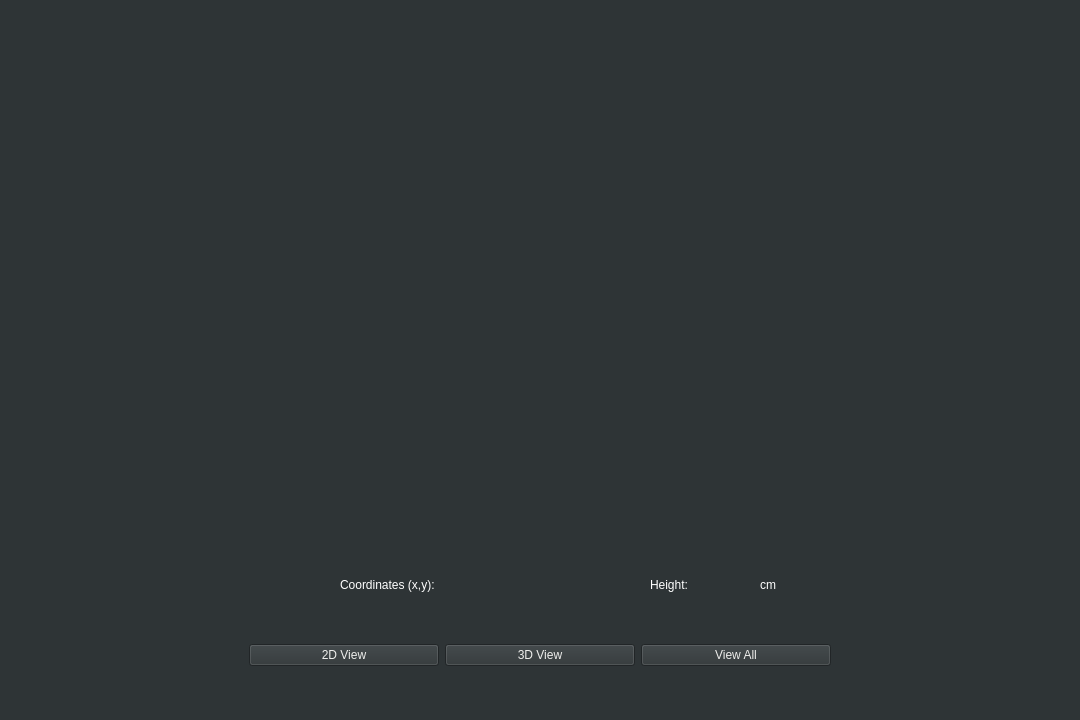
<?xml version="1.0" encoding="UTF-8"?>
<ui version="4.0">
 <class>MainWindow</class>
 <widget class="QMainWindow" name="MainWindow">
  <property name="geometry">
   <rect>
    <x>0</x>
    <y>0</y>
    <width>1080</width>
    <height>720</height>
   </rect>
  </property>
  <property name="windowTitle">
   <string>MainWindow</string>
  </property>
  <property name="styleSheet">
   <string notr="true">background-color: rgb(46, 52, 54);</string>
  </property>
  <widget class="QWidget" name="centralwidget">
   <widget class="QFrame" name="frame">
    <property name="geometry">
     <rect>
      <x>40</x>
      <y>630</y>
      <width>1000</width>
      <height>50</height>
     </rect>
    </property>
    <property name="frameShape">
     <enum>QFrame::NoFrame</enum>
    </property>
    <property name="frameShadow">
     <enum>QFrame::Raised</enum>
    </property>
    <layout class="QHBoxLayout" name="horizontalLayout">
     <item>
      <spacer name="horizontalSpacer">
       <property name="orientation">
        <enum>Qt::Horizontal</enum>
       </property>
       <property name="sizeType">
        <enum>QSizePolicy::Maximum</enum>
       </property>
       <property name="sizeHint" stdset="0">
        <size>
         <width>200</width>
         <height>20</height>
        </size>
       </property>
      </spacer>
     </item>
     <item>
      <widget class="QPushButton" name="button2d">
       <property name="styleSheet">
        <string notr="true">color: rgb(238, 238, 236);</string>
       </property>
       <property name="text">
        <string>2D View</string>
       </property>
      </widget>
     </item>
     <item>
      <widget class="QPushButton" name="button3d">
       <property name="styleSheet">
        <string notr="true">color: rgb(238, 238, 236);</string>
       </property>
       <property name="text">
        <string>3D View</string>
       </property>
      </widget>
     </item>
     <item>
      <widget class="QPushButton" name="button23d">
       <property name="styleSheet">
        <string notr="true">color: rgb(238, 238, 236);</string>
       </property>
       <property name="text">
        <string>View All</string>
       </property>
      </widget>
     </item>
     <item>
      <spacer name="horizontalSpacer_2">
       <property name="orientation">
        <enum>Qt::Horizontal</enum>
       </property>
       <property name="sizeType">
        <enum>QSizePolicy::Maximum</enum>
       </property>
       <property name="sizeHint" stdset="0">
        <size>
         <width>200</width>
         <height>20</height>
        </size>
       </property>
      </spacer>
     </item>
    </layout>
   </widget>
   <widget class="QFrame" name="frame_2">
    <property name="geometry">
     <rect>
      <x>40</x>
      <y>560</y>
      <width>1000</width>
      <height>50</height>
     </rect>
    </property>
    <property name="frameShape">
     <enum>QFrame::NoFrame</enum>
    </property>
    <property name="frameShadow">
     <enum>QFrame::Raised</enum>
    </property>
    <widget class="QLabel" name="label_3">
     <property name="geometry">
      <rect>
       <x>720</x>
       <y>10</y>
       <width>30</width>
       <height>30</height>
      </rect>
     </property>
     <property name="styleSheet">
      <string notr="true">font: 10pt &quot;Bookman Old Style&quot;;
color: rgb(255, 255, 255);</string>
     </property>
     <property name="text">
      <string>cm</string>
     </property>
    </widget>
    <widget class="QLabel" name="label1_img">
     <property name="geometry">
      <rect>
       <x>260</x>
       <y>10</y>
       <width>30</width>
       <height>30</height>
      </rect>
     </property>
     <property name="text">
      <string/>
     </property>
    </widget>
    <widget class="QLabel" name="label2_img">
     <property name="geometry">
      <rect>
       <x>570</x>
       <y>10</y>
       <width>30</width>
       <height>30</height>
      </rect>
     </property>
     <property name="text">
      <string/>
     </property>
    </widget>
    <widget class="QLabel" name="label1">
     <property name="geometry">
      <rect>
       <x>300</x>
       <y>10</y>
       <width>141</width>
       <height>30</height>
      </rect>
     </property>
     <property name="styleSheet">
      <string notr="true">color: rgb(255, 255, 255);</string>
     </property>
     <property name="text">
      <string>Coordinates (x,y):</string>
     </property>
    </widget>
    <widget class="QLabel" name="label2">
     <property name="geometry">
      <rect>
       <x>610</x>
       <y>10</y>
       <width>110</width>
       <height>30</height>
      </rect>
     </property>
     <property name="styleSheet">
      <string notr="true">color: rgb(255, 255, 255);</string>
     </property>
     <property name="text">
      <string>Height:</string>
     </property>
    </widget>
    <widget class="QLabel" name="label4">
     <property name="geometry">
      <rect>
       <x>440</x>
       <y>10</y>
       <width>80</width>
       <height>30</height>
      </rect>
     </property>
     <property name="styleSheet">
      <string notr="true">color: rgb(255, 255, 255);</string>
     </property>
     <property name="text">
      <string/>
     </property>
    </widget>
   </widget>
   <widget class="QWidget" name="gridLayoutWidget">
    <property name="geometry">
     <rect>
      <x>39</x>
      <y>39</y>
      <width>1001</width>
      <height>501</height>
     </rect>
    </property>
    <layout class="QGridLayout" name="layout"/>
   </widget>
  </widget>
  <widget class="QStatusBar" name="statusbar"/>
 </widget>
 <resources/>
 <connections/>
</ui>
